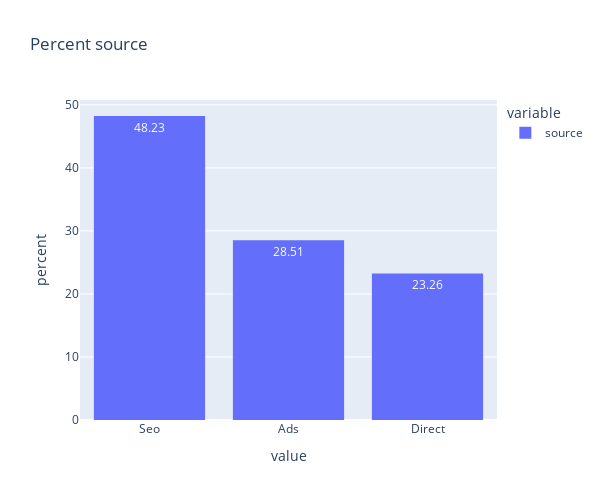

The cell this chart's notebook holds for it:
### Code cell
fig5 = px.histogram(data["source"], 
            histnorm= 'percent', 
            title="Percent source", 
            text_auto=True).update_xaxes(categoryorder='total descending')

fig5.update_layout(autosize=True, 
                    width=600,
                    height=500)
fig5.show()

### Figure 1 — Plotly figure (JSON) as saved in the notebook; plotly's stock layout.template omitted (floating-point values rounded to 4 significant figures; data arrays with more than 128 entries replaced by an {"elided": "..."} marker saying what was removed)
{"data": [{"alignmentgroup": "True", "bingroup": "x", "histnorm": "percent", "hovertemplate": "variable=source<br>value=%{x}<br>percent=%{y}<extra></extra>", "legendgroup": "source", "marker": {"color": "#636efa", "pattern": {"shape": ""}}, "name": "source", "offsetgroup": "source", "orientation": "v", "showlegend": true, "texttemplate": "%{value}", "type": "histogram", "x": {"elided": "10000 str values"}, "xaxis": "x", "yaxis": "y"}], "layout": {"autosize": true, "barmode": "relative", "height": 500, "legend": {"title": {"text": "variable"}, "tracegroupgap": 0}, "title": {"text": "Percent source"}, "width": 600, "xaxis": {"anchor": "y", "categoryorder": "total descending", "domain": [0, 1], "title": {"text": "value"}}, "yaxis": {"anchor": "x", "domain": [0, 1], "title": {"text": "percent"}}}}
